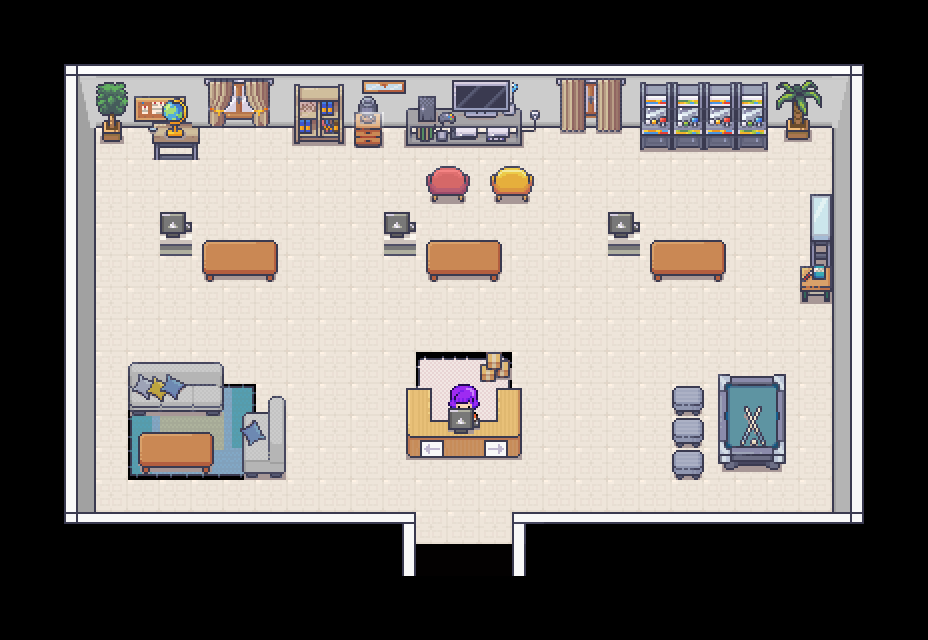

The image is a tile-based game level rendered from a .tmx file. Its description and source (layers, tilesets, objects; grid data summarised) follow:
An orthogonal 29x20 tile map with 32x32 px tiles, 7 tile layers (Piso, paredes, quadro, moveis, ...), 4 tilesets and 31 objects (3x balcão, 2x vazo da flor, 2x sofa, player_spawn, NPC_A, ...).

<map version="1.10" tiledversion="1.10.2" orientation="orthogonal" renderorder="right-down" width="29" height="20" tilewidth="32" tileheight="32" infinite="0" nextlayerid="14" nextobjectid="68">
 <tileset firstgid="1" source="tileset_paredes.tsx" />
 <tileset firstgid="8285" source="tileset_generic.tsx" />
 <tileset firstgid="9533" source="tileset_estoque.tsx" />
 <tileset firstgid="10333" source="tileset_biblioteca.tsx" />
 <layer id="1" name="Piso" width="29" height="20">
  <data>[580 cells, 356 non-empty, 23 distinct tile ids]</data>
 </layer>
 <objectgroup id="13" name="personagens">
  <object id="63" name="player_spawn" x="461.75" y="562">
   <point />
  </object>
  <object id="64" name="NPC_A" x="239.58" y="233.739">
   <point />
  </object>
  <object id="65" name="NPC_B" x="462.818" y="233.455">
   <point />
  </object>
  <object id="66" name="NPC_C" x="687.478" y="233.522">
   <point />
  </object>
 </objectgroup>
 <layer id="2" name="paredes" width="29" height="20">
  <data>[580 cells, 98 non-empty, 16 distinct tile ids]</data>
 </layer>
 <layer id="8" name="quadro" width="29" height="20">
  <data>[580 cells, 3 non-empty, 3 distinct tile ids]</data>
 </layer>
 <layer id="4" name="moveis" width="29" height="20">
  <data>[580 cells, 142 non-empty, 110 distinct tile ids]</data>
 </layer>
 <layer id="6" name="MoveisDeCima" width="29" height="20">
  <data>[580 cells, 27 non-empty, 27 distinct tile ids]</data>
 </layer>
 <layer id="7" name="luz" width="29" height="20">
  <data>[580 cells, 11 non-empty, 10 distinct tile ids]</data>
 </layer>
 <objectgroup id="12" name="objetosColisores" opacity="0.49">
  <object id="4" name="mesa de sinuca" x="718.364" y="379.273" width="67.2727" height="90.9091" />
  <object id="9" name="bancos" x="672.545" y="391.114" width="31.0909" height="87.9773" />
  <object id="12" name="mesa_stand_c" x="650.182" y="239.932" width="75.4545" height="42" />
  <object id="14" name="mesa_stand_b" x="425.875" y="240" width="76" height="41.5" />
  <object id="16" name="mesa_stand_a" x="202.25" y="240.25" width="75.75" height="41.5" />
  <object id="18" name="PC_A" x="159.667" y="233.667" width="32" height="21.5378" />
  <object id="20" name="PC_B" x="383.5" y="233.958" width="32" height="22.2235" />
  <object id="21" name="PC_C" x="608.273" y="233.735" width="32" height="22.4128" />
  <object id="25" name="poltron_1" x="425.75" y="175.784" width="44" height="26.2159" />
  <object id="26" name="poltron_2" x="490.375" y="175.659" width="43.25" height="26.2159" />
  <object id="28" name="estante de jogos" x="405.75" y="107.5" width="116" height="37.75" />
  <object id="32" name="negocio de luz" x="354.25" y="112.25" width="28" height="35.5" />
  <object id="33" name="estante de livro" x="294" y="83" width="49.25" height="60.5" />
  <object id="35" name="mesa " x="151.886" y="122.341" width="48" height="37.75" />
  <object id="38" name="vazo da flor" x="786.545" y="118.182" width="23.0909" height="21.8182" />
  <object id="39" name="arcade" x="640" y="82" width="128" height="67.5" />
  <object id="41" name="sofa" x="128.5" y="381.167" width="95.5" height="34.5833" />
  <object id="43" name="sofa" x="241.75" y="412.5" width="44" height="65.75" />
  <object id="46" name="mesa_4" x="138" y="438.333" width="75.75" height="35.1667" />
  <object id="48" name="estante" x="810" y="207.212" width="19.6364" height="57.697" />
  <object id="49" name="mesa de estudo" x="799.818" y="265.636" width="31.8182" height="36.1818" />
  <object id="53" name="caixa" x="479.25" y="360.477" width="31" height="20.7727" />
  <object id="55" name="balcão" x="406.333" y="395.576" width="25.6667" height="62.7576" />
  <object id="56" name="balcão" x="407.667" y="420.333" width="113.333" height="39.5" />
  <object id="57" name="balcão" x="496" y="395.061" width="26" height="63.6061" />
  <object id="58" name="moça do caixa" x="447.818" y="395.455" width="32.3636" height="37.0909" />
  <object id="61" name="vazo da flor" x="100.455" y="119.841" width="23.0909" height="21.8182" />
 </objectgroup>
 <layer id="9" name="blocosColisores" width="29" height="20" opacity="0" offsetx="138" offsety="100">
  <properties>
   <property name="solid" type="bool" value="true" />
  </properties>
  <data>[580 cells, 72 non-empty, 1 distinct tile ids]</data>
 </layer>
</map>
